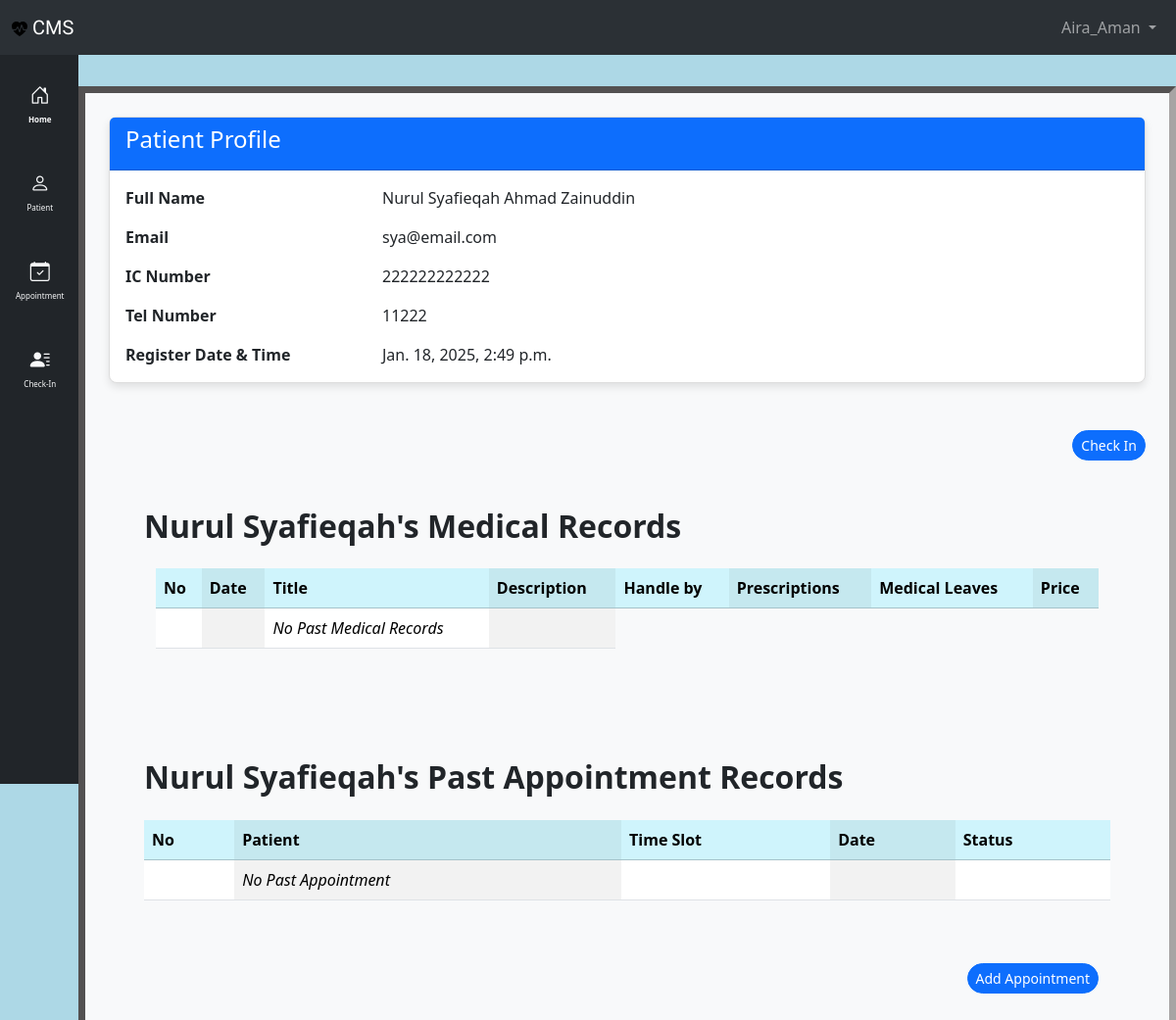
The app's page /patient_list/2/ (signed in), older data.
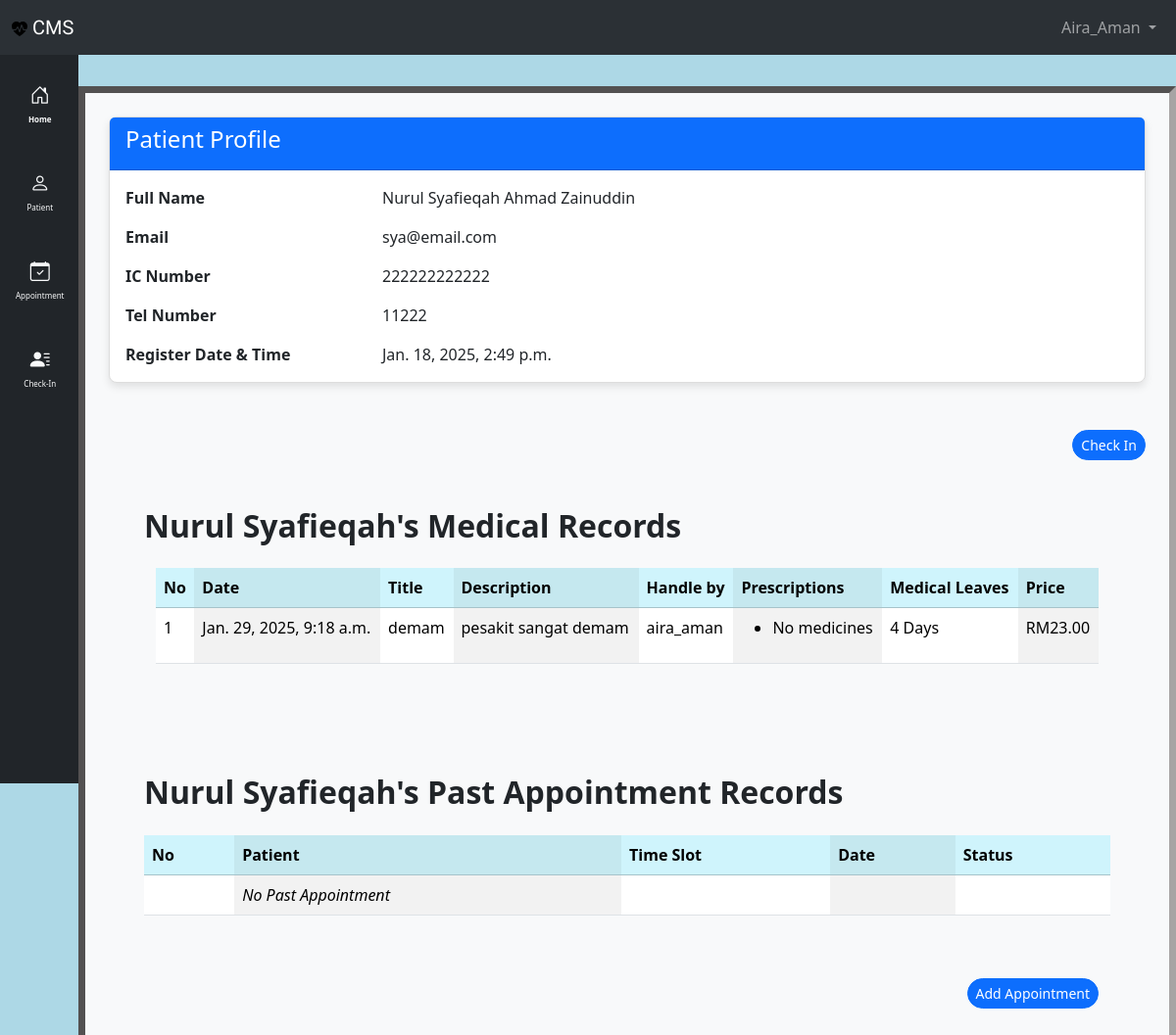
The same page, newer data.
### clinic/models.py (models this page shows, shortened)
class MedicalRecord(models.Model):
    patient = models.ForeignKey(Patient, on_delete=models.CASCADE)
    doctor = models.ForeignKey(Profile, on_delete=models.CASCADE, null=True)
    medicine = models.ManyToManyField(Medicine, blank=True)
    title = models.CharField(max_length=100)
    description = models.TextField()
    record_date = models.DateTimeField(verbose_name="record_date", default=timezone.now)
    medical_leave = models.IntegerField(
        default=0
    )  # to record if patient get any medical leaves
    price = models.DecimalField(max_digits=10, decimal_places=2, default=0.00)

### accounts/models.py (models this page shows)
class Profile(models.Model):
    class UserType(models.IntegerChoices):
        CLINIC_STAFF = 1, "Clinic Staff"
        DOCTOR = 2, "Doctor"
        ADMIN = 3, "Admin"
    user = models.OneToOneField(User, on_delete=models.CASCADE)
    user_type = models.IntegerField(
        choices=UserType.choices, default=UserType.CLINIC_STAFF
    )
    phone_number = models.CharField(max_length=20, unique=True, null=True, blank=True)
    ic_number = models.CharField(max_length=12, unique=True, null=True, blank=True)
    register_date = models.DateTimeField(default=timezone.now)
    def __str__(self):
        return self.user.username

### clinic/views.py (the view)
@login_required
def patient_data(request, pk):
    patient = get_object_or_404(Patient, pk=pk)
    medical_records = MedicalRecord.objects.filter(patient=patient).order_by(
        "-record_date"
    )
    past_appointments = Appointment.objects.filter(patient=patient, status__in=[2, 3])
    context = {
        "medical_records": medical_records,
        "past_appointments": past_appointments,
        "patient": patient,
        "title": f"{patient.first_name} Details",
    }
    return render(request, "clinic/patient_details.html", context)

### clinic/templates/clinic/patient_details.html (shortened to what the changed rows need)
{% extends "clinic/base.html" %}
{% block main %}
<div class="container p-5">
    <div class="d-flex justify-content-between align-items-center mb-3">
        <h2 class="fw-bold">{{ patient.first_name }}'s Medical Records</h2>
    </div>
    <div class="container">
        <table class="table table-striped-columns">
            <thead>
                <tr class="table-info">
                    <th scope="col">No</th>
                    <th scope="col">Date</th>
                    <th scope="col">Title</th>
                    <th scope="col">Description</th>
                    <th scope="col">Handle by</th>
                    <th scope="col">Prescriptions</th>
                    <th scope="col">Medical Leaves</th>
                    <th scope="col">Price</th>
                </tr>
            </thead>
            <tbody>
                {% for record in medical_records %}
                <tr>
                    <td>{{ forloop.counter }}</td>
                    <td>{{ record.record_date }}</td>
                    <td>{{ record.title}}</td>
                    <td>{{ record.description}}</td>
                    <td>{{ record.doctor }}</td>
                    <td>
                        <ul>
                            {% for med in record.medicine.all %}
                            <li>{{ med }}</li>
                            {% empty %}
                            <li>No medicines</li>
                            {% endfor %}
                        </ul>
                    </td>
                    <td>{{ record.medical_leave}} Days</td>
                    <td>RM{{ record.price }}</td>
                </tr>
                {% empty %}
                <tr>
                    <td></td>
                    <td></td>
                    <td><em>No Past Medical Records</em></td>
                    <td></td>
                </tr>
                {% endfor %}
            </tbody>
        </table>
    </div>
</div>
<div class="container p-5">
    <div class="d-flex justify-content-between align-items-center mb-3">
        <h2 class="fw-bold">{{ patient.first_name }}'s Past Appointment Records</h2>
    </div>
    <table class="table table-striped-columns">
        <thead>
            <tr class="table-info">
                <th scope="col">No</th>
                <th scope="col">Patient</th>
                <th scope="col">Time Slot</th>
                <th scope="col">Date</th>
                <th scope="col">Status</th>
            </tr>
        </thead>
    </table>
</div>
{% endblock %}

Row changes from the older to the newer data that the page shows:
added MedicalRecord: record_date "Jan. 29, 2025, 9:18 a.m.", title "demam", description "pesakit sangat demam", doctor "aira_aman", medical_leave "4", price "23.00"
Text that changed along with them:
text no longer shown: "No Past Medical Records"
